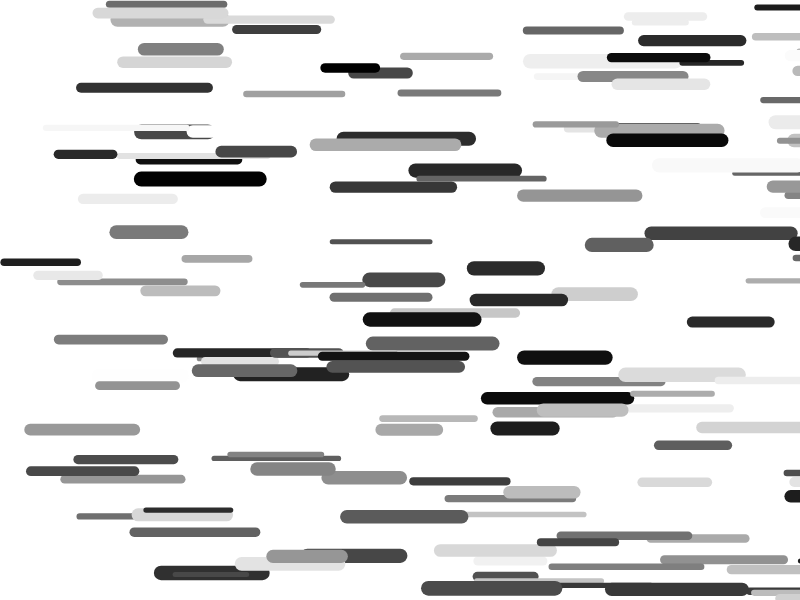
Frame 1 (no input)
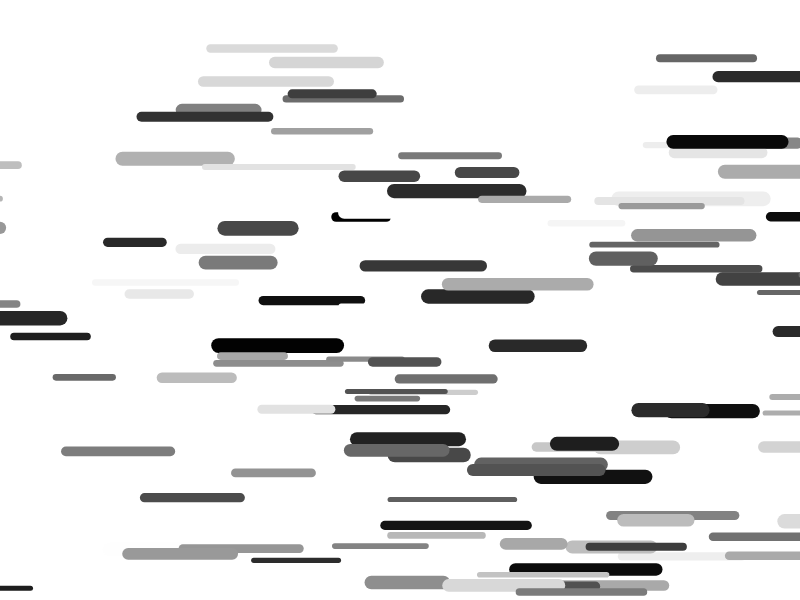
Frame 60 (no input)
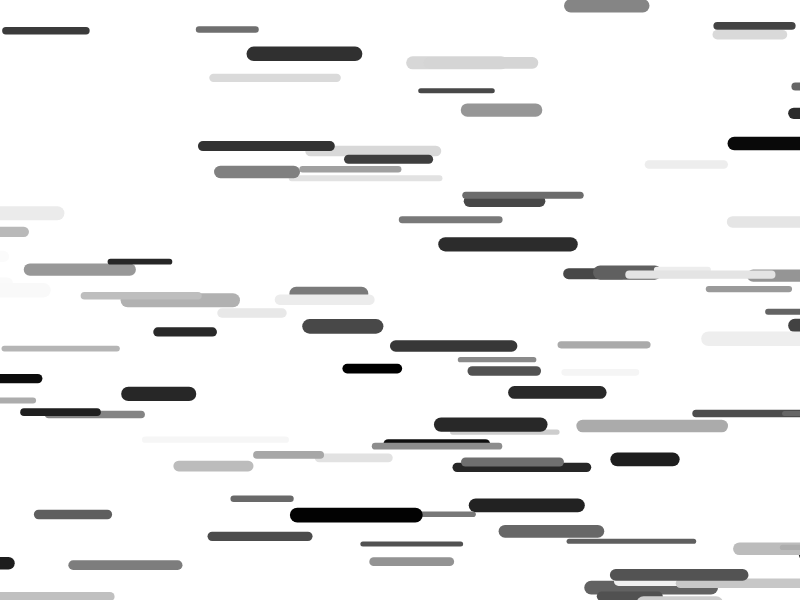
Frame 120 (the mouse pressed at the canvas centre since frame 60)

The p5.js sketch that drew these frames (run headless with seeded random() and noise() and a simulated clock; from frame 60 on, the mouse is pressed at the canvas centre):

// p5.js sketch
// ── sketch.js
let myLines = []; 
let totalLines = 150;

function setup() {
  createCanvas(window.screen.width, window.screen.height);  
  for (let i = 0; i < totalLines; i++) {
    myLines[i] = new Line(); 
  } 
}

function draw() {
  background(255);
  for (let i = 0; i < totalLines; i++) {
  	myLines[i].move();
  	myLines[i].display();
  }
}

class Line{
	 
  constructor() {
    this.x = random(width);
    this.y = random(height);
    this.diameter = random(50, 150);
    this.speedX = random(0, 3);
    this.speedY = random(0, 3);
    this.color = random(255);
    this.weight = random(5, 15);
  }

  move() {
    this.x += this.speedX;
    this.y += this.speedY;
    if(this.x > width + this.diameter){
    	this.x = -this.diameter;
    }
    if(this.y > height + this.diameter){
		  this.y = -this.diameter;
    }
  }

  display() {
  	stroke(this.color);
    strokeWeight(this.weight);
    line(this.x, this.y, this.x+this.diameter, this.y);
  }
}
